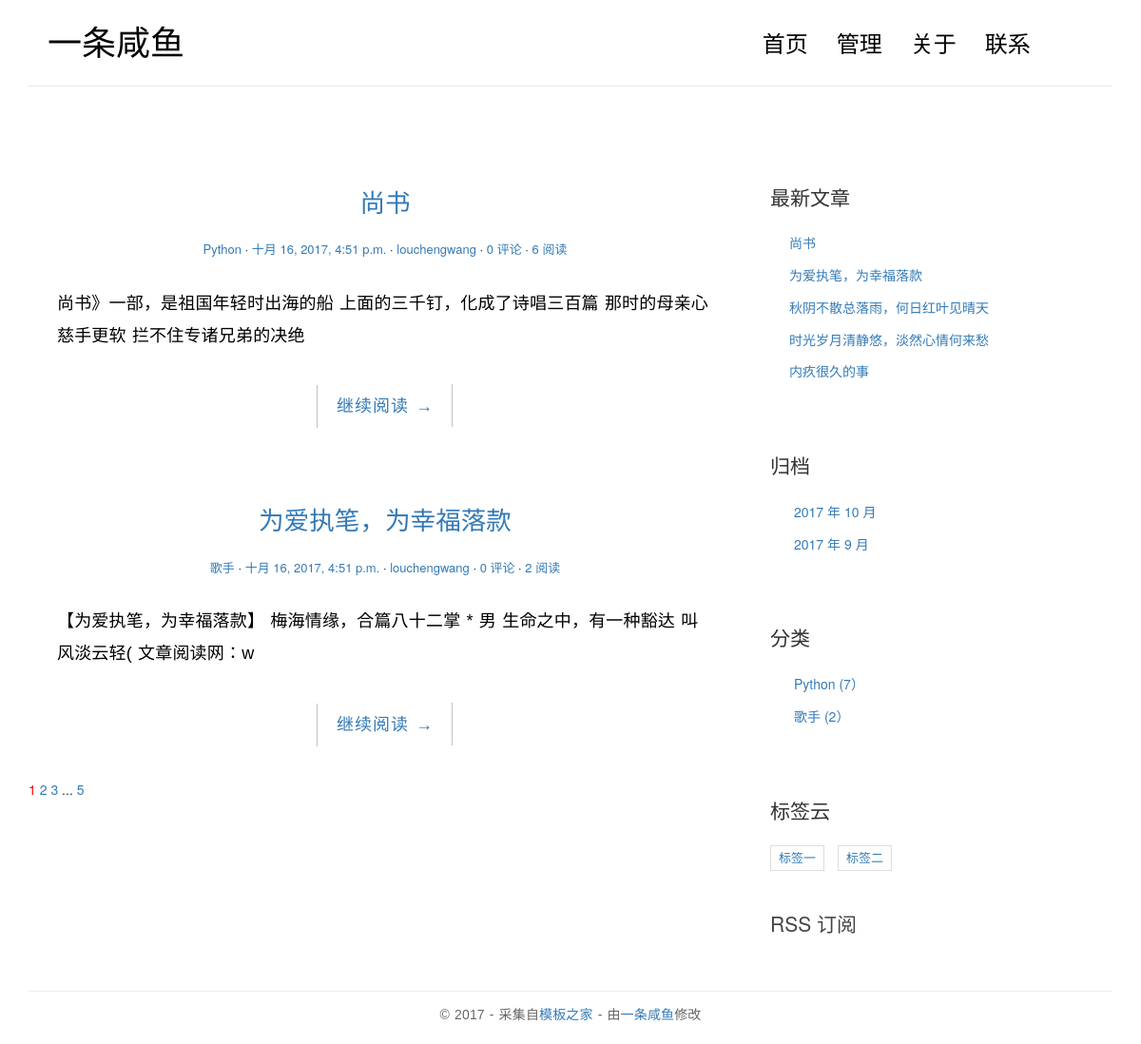
The app's page /index, older data.
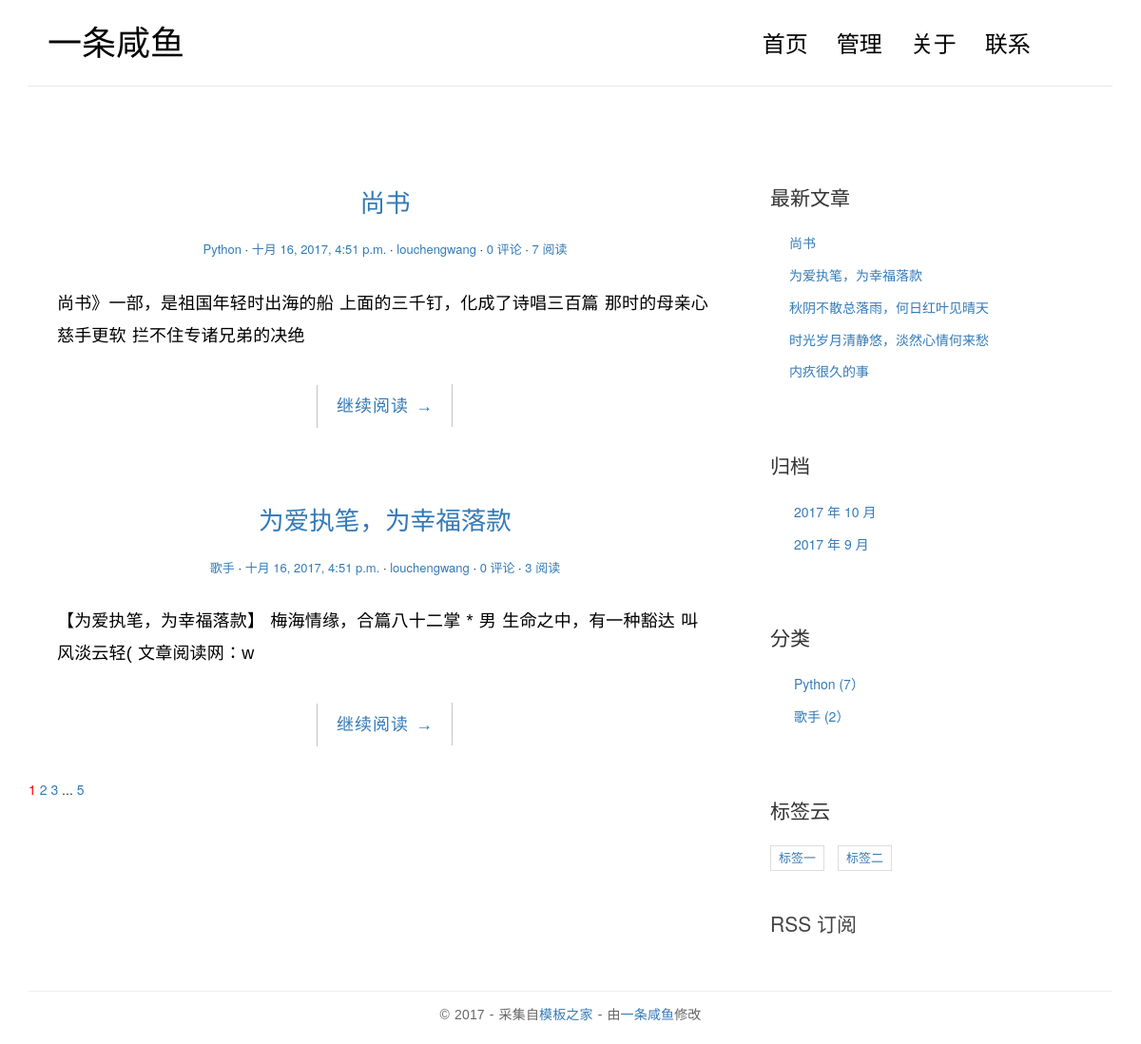
The same page, newer data.
### blog/models.py (models this page shows, shortened)
class Post(models.Model):
    views = models.PositiveIntegerField(default=0)
    title = models.CharField(max_length=70)
    body = models.TextField()
    create_time = models.DateTimeField()
    modified_time = models.DateTimeField()
    excerpt = models.CharField(max_length=200, blank=True)
    category = models.ForeignKey(Category, verbose_name=u'分类')
    tags = models.ManyToManyField(Tag, verbose_name=u'标签', blank=True)
    author = models.ForeignKey(User)
    def get_absolute_url(self):
        return reverse('blog:detail', kwargs={'pk': self.pk})
    class Meta:
        ordering = ['-create_time']
        verbose_name = '文章'
        verbose_name_plural = '文章'

class Category(models.Model):
    name = models.CharField(max_length=100)
    class Meta:
        verbose_name = '分类'
        verbose_name_plural = '分类'

class Tag(models.Model):
    tag_name = models.CharField(max_length=100)
    class Meta:
        verbose_name = '标签'
        verbose_name_plural = '标签'

### blog/views.py (the view, shortened to what this page needs)
# urls.py: url(r'^index$', views.IndexViews.as_view(), name='index'),
class IndexViews(ListView):
    model = Post
    template_name = 'blog/index.html'
    context_object_name = 'post_list'
    paginate_by = 2
    def get_context_data(self, **kwargs):
        context = super(IndexViews, self).get_context_data(**kwargs)
        paginator = context.get('paginator')
        page_obj = context.get('page_obj')
        is_paginated = context.get('is_paginated')
        pagination_data = self.pagination_data(paginator, page_obj, is_paginated)
        context.update(pagination_data)
        return context
    @staticmethod
    def pagination_data(paginator, page, is_paginated):
        if not is_paginated:
            return {}
        left = []
        right = []
        left_has_more = False
        right_has_more = False
        first = False
        last = False
        page_number = page.number
        total_pages = paginator.num_pages
        page_range = list(paginator.page_range)
        if page_number == 1:
            print page_number
            right = page_range[page_number: page_number+2]
            '''
            如果当前页面右边连续号码的最大值比最后一个页码减去1还小，说明最右边页码跟最后
            页码之间还有页码，要显示省略号
            '''
            if right[-1] < total_pages - 1:
                right_has_more = True
            '''
            如果当前页面右边连续号码最大值比最后一个页码小，说明最后页码不在连续号码中，需要显示最后页码
            '''
            if right[-1] < total_pages:
                last = True
        data = {
            'left': left,
            'right': right,
            'left_has_more': left_has_more,
            'right_has_more': right_has_more,
            'first': first,
            'last': last,
        }
        return data

### blog/templatetags/blog_tags.py (called while the page is built)
@register.simple_tag
def get_recent_posts(num=5):
    return Post.objects.all().order_by('-create_time')[:num]

@register.simple_tag
def get_archives():
    return Post.objects.dates('create_time', 'month', order='DESC')

@register.simple_tag
def get_category():
    return Category.objects.annotate(num_post=Count('post')).filter(num_post__gt=0)

@register.simple_tag()
def get_tags():
    return Tag.objects.all()

### templates/blog/index.html (shortened to what this page needs)
{% extends 'base.html' %}
{% block main %}
    {% for post in post_list %}
                    <article class="post post-{{ post.pk }}">
                        <header class="entry-header">
                            <h1 class="entry-title">
                                <a href="{{ post.get_absolute_url }}">{{ post.title }}</a>
                            </h1>
                            <div class="entry-meta">
                                <span class="post-category"><a href="#">{{ post.category.name }}</a></span>
                                <span class="post-date"><a href="#"><time class="entry-date"
                                                                      datetime="{{ post.create_time }}">{{ post.create_time }}</time></a></span>
                                <span class="post-author"><a href="#">{{ post.author }}</a></span>
                                <span class="comments-link"><a href="#">{{ post.comment_set.count }} 评论</a></span>
                                <span class="views-count"><a href="#">{{ post.views }} 阅读</a></span>
                            </div>
                        </header>
                        <div class="entry-content clearfix">
                            <p>{{ post.excerpt }}</p>
                            <div class="read-more cl-effect-14">
                                <a href="{{ post.get_absolute_url }}" class="more-link">继续阅读 <span class="meta-nav">→</span></a>
                            </div>
                        </div>
                    </article>
                {% empty %}
                    <div class="no-post">暂时还没有发布的文章</div>
                {% endfor %}
                 {% if is_paginated %}
                     <div class="pagination">
                     <a href="?page={{ page_obj.number }}" style="color: red">{{ page_obj.number }}</a>
                     {% if right %}
                         {% for i in right %}
                             <a href="?page={{ i }}">{{ i }}</a>
                         {% endfor %}
                         {% if right_has_more %}
                             <span>...</span>
                         {% endif %}
                         {% if last %}
                             <a href="?page={{ paginator.num_pages }}">{{ paginator.num_pages }}</a>
                         {% endif %}
                     {% endif %}
                     </div>
                 {% endif %}
{% endblock %}

### templates/base.html (shortened to what this page needs)
{% load staticfiles %}
{% load blog_tags %}
<!DOCTYPE html>
<html>
<head>
    <link rel="stylesheet" href="http://code.ionicframework.com/ionicons/2.0.1/css/ionicons.min.css">
    <link rel="stylesheet" href="{% static '/css/pace.css' %}">
    <link rel="stylesheet" href="{% static '/css/custom.css' %}">
    <link rel="stylesheet" href="{% static '/css/bootstrap.min.css' %}">
</head>
<body>
<div class="container">
    <header id="site-header">
        <div class="row">
            <div class="col-md-4 col-sm-5 col-xs-8">
                <div class="logo">
                    <h1><a href={% url 'blog:index' %}>一条咸鱼</a></h1>
                </div>
            </div>
            <div class="col-md-8 col-sm-7 col-xs-4">
                <nav class="main-nav" role="navigation">
                    <div class="collapse navbar-collapse" id="bs-example-navbar-collapse-1">
                        <ul class="nav navbar-nav navbar-right">
                            <li class="cl-effect-11"><a href={% url 'blog:index' %} data-hover="首页">首页</a></li>
                            <li class="cl-effect-11"><a href="/admin" data-hover="博客">管理</a></li>
                            <li class="cl-effect-11"><a href="about.html" data-hover="关于">关于</a></li>
                            <li class="cl-effect-11"><a href="contact.html" data-hover="联系">联系</a></li>
                        </ul>
                    </div>
                </nav>
            </div>
        </div>
    </header>
</div>
<div class="content-body">
    <div class="container">
        <div class="row">
            <main class="col-md-8">
                {% block main %}
                {% endblock main %}
            </main>
            <aside class="col-md-4">
                <div class="widget widget-recent-posts">
                    <h3 class="widget-title">最新文章</h3>
                    {% get_recent_posts as recent_post_list %}
                    <ul>
                        {% for post in recent_post_list  %}
                        <li>
                            <a href="{{ post.get_absolute_url }}">{{ post.title }}</a>
                        </li>
                        {% empty %}
                            暂无文章
                        {% endfor %}
                    </ul>
                </div>
                <div class="widget widget-archives">
                    <h3 class="widget-title">归档</h3>
                    {% get_archives as archives_list %}
                    <ul>
                        {% for archive in archives_list %}
                            <li>
                               <a href={% url 'blog:archives' archive.year archive.month %}>{{ archive.year }} 年 {{ archive.month }} 月</a>
                            </li>
                        {% empty %}
                            暂无归档
                        {% endfor %}
                    </ul>
                </div>
                <div class="widget widget-category">
                    <h3 class="widget-title">分类</h3>
                    {% get_category as category_list %}
                    <ul>
                        {% for category in category_list %}
                            <li>
                               <a href={% url 'blog:category' category.name %}>{{ category.name }} <span class="post-count">({{ category.num_post }}）</span></a>
                            </li>
                        {% empty %}
                            暂无分类
                        {% endfor %}
                    </ul>
                </div>
                <div class="widget widget-tag-cloud">
                    <h3 class="widget-title">标签云</h3>
                    {% get_tags as tag_list %}
                    <ul>
                        {% for tag in tag_list %}
                        <li>
                            <a href="{% url 'blog:tag' tag.tag_name %}">{{ tag.tag_name }}</a>
                        </li>
                        {% endfor %}
                    </ul>
                </div>
                <div class="rss">
                    <a href=""> RSS 订阅</a>
                </div>
            </aside>
        </div>
    </div>
</div>
<footer id="site-footer">
    <div class="container">
        <div class="row">
            <div class="col-md-12">
                <p class="copyright">&copy 2017 - 采集自<a href="http://www.cssmoban.com/"
                                                        target="_blank" title="模板之家">模板之家</a>
                    - 由<a href="http://zmrenwu.com/" title="网页模板" target="_blank">一条咸鱼</a>修改
                </p>
            </div>
        </div>
    </div>
</footer>
</body>
</html>

### static/css/custom.css (style rules this page uses)
* { outline: none; }
h1, h2, h3, h4, h5, h6 { margin-top: 0; }
a { color: #333; }
body { color: #444; font-family: 'Lato', sans-serif; }
p { font-family: 'Ubuntu', sans-serif; font-weight: 400; word-spacing: 1px; letter-spacing: 0.01em; }
#site-header { background-color: #FFF; padding: 25px 20px; margin-bottom: 40px; border-bottom: 1px solid #e7e7e7; }
.logo h1 a { color: #000; }
.logo h1 { margin: 0; font-family: 'Lato', sans-serif; font-weight: 300; }
.main-nav { margin-top: 11px; max-width: 95%; }
.main-nav a { color: #000000 !important; padding: 0 0 5px 0 !important; margin-right: 30px; font-family: 'Lato', sans-serif; font-weight: 300; font-size: 24px; }
.cl-effect-11 a { padding: 10px 0; color: #0972b4; text-shadow: none; }
.cl-effect-11 a::before { position: absolute; top: 0; left: 0; overflow: hidden; padding: 0 0 5px 0 !important; max-width: 0; border-bottom: 1px solid #000; color: #000; content: attr(data-hover); white-space: nowrap; -webkit-transition: max-width 0.5s; -moz-transition: max-width 0.5s; transition: max-width 0.5s; }
.content-body { padding-bottom: 4em; }
.post { background: #fff; padding: 30px 30px 0; }
.entry-title { text-align: center; font-size: 1.9em; margin-bottom: 20px; line-height: 1.6; padding: 10px 20px 0; }
.entry-meta { text-align: center; color: #DDDDDD; font-size: 13px; margin-bottom: 30px; }
.entry-content { font-size: 18px; line-height: 1.9; font-weight: 300; color: #000; }
.post-category::after, .post-date::after, .post-author::after, .comments-link::after { content: ' ·'; color: #000; }
.read-more { font-family: 'Ubuntu', sans-serif; font-weight: 400; word-spacing: 1px; letter-spacing: 0.01em; text-align: center; margin-top: 20px; }
.cl-effect-14 a { padding: 0 20px; height: 45px; line-height: 45px; position: relative; display: inline-block; margin: 15px 25px; letter-spacing: 1px; font-weight: 400; text-shadow: 0 0 1px rgba(255, 255, 255, 0.3); }
.cl-effect-14 a::before, .cl-effect-14 a::after { position: absolute; width: 45px; height: 1px; background: #C3C3C3; content: ''; -webkit-transition: all 0.3s; -moz-transition: all 0.3s; transition: all 0.3s; pointer-events: none; }
.cl-effect-14 a::before { top: 0; left: 0; -webkit-transform: rotate(90deg); -moz-transform: rotate(90deg); transform: rotate(90deg); -webkit-transform-origin: 0 0; -moz-transform-origin: 0 0; transform-origin: 0 0; }
.cl-effect-14 a::after { right: 0; bottom: 0; -webkit-transform: rotate(90deg); -moz-transform: rotate(90deg); transform: rotate(90deg); -webkit-transform-origin: 100% 0; -moz-transform-origin: 100% 0; transform-origin: 100% 0; }
.widget { background: #fff; padding: 30px 0 0; }
.widget-title { font-size: 1.5em; margin-bottom: 20px; line-height: 1.6; padding: 10px 0 0; font-weight: 400; }
.widget-recent-posts ul { padding: 0; margin: 0; padding-left: 20px; }
.widget-recent-posts ul li { list-style-type: none; position: relative; line-height: 170%; margin-bottom: 10px; }
.widget-recent-posts ul li::before { content: '\f3d3'; font-family: "Ionicons"; position: absolute; left: -17px; top: 3px; font-size: 16px; color: #000; }
.widget-archives ul { padding: 0; margin: 0; padding-left: 25px; }
.widget-archives ul li { list-style-type: none; position: relative; line-height: 170%; margin-bottom: 10px; }
.widget-archives ul li::before { content: '\f3f3'; font-family: "Ionicons"; position: absolute; left: -25px; top: 1px; font-size: 16px; color: #000; }
.widget-category ul { padding: 0; margin: 0; padding-left: 25px; }
.widget-category ul li { list-style-type: none; position: relative; line-height: 170%; margin-bottom: 10px; }
.widget-category ul li::before { content: '\f3fe'; font-family: "Ionicons"; position: absolute; left: -25px; top: 1px; font-size: 18px; color: #000; }
.widget-tag-cloud ul { padding: 0; margin: 0; margin-right: -10px; }
.widget-tag-cloud ul li { list-style-type: none; font-size: 13px; display: inline-block; margin-right: 10px; margin-bottom: 10px; padding: 3px 8px; border: 1px solid #ddd; }
.rss { font-size: 21px; margin-top: 30px; }
.rss a { color: #444; }
#site-footer { padding-top: 10px; padding: 0 0 1.5em 0; }
.copyright { text-align: center; padding-top: 1em; margin: 0; border-top: 1px solid #eee; color: #666; }

Row changes from the older to the newer data that the page shows:
changed Post "尚书": views "6" → "7"
changed Post "为爱执笔，为幸福落款": views "2" → "3"
